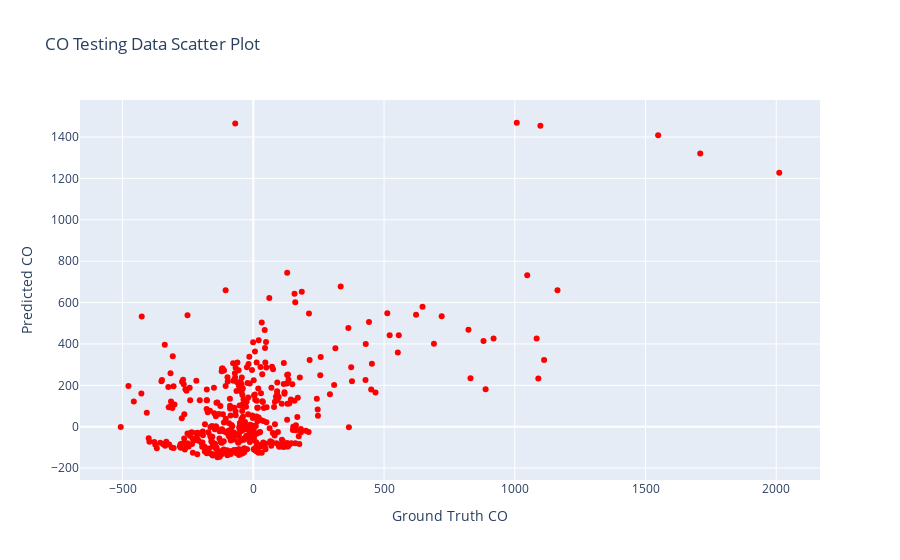

Write notebook code for a chart like this one.
### Code cell
#CO: Making predictions using testing data and plotting for testing data
y_pred_testCO = lr.predict(X_testCO)
y_pred_testCO = pd.DataFrame(y_pred_testCO, columns = ['Predicted CO'])
testing_pred_vs_gtCO = pd.concat([y_pred_testCO, y_testCO.reset_index()], axis = 1)
fig = px.scatter(testing_pred_vs_gtCO, x="Ground Truth CO", y="Predicted CO",color_discrete_sequence = ['red'], 
                 title = 'CO Testing Data Scatter Plot')
fig.show()

### Figure 1 — Plotly figure (JSON) as saved in the notebook; plotly's stock layout.template omitted (floating-point values rounded to 4 significant figures; data arrays with more than 128 entries replaced by an {"elided": "..."} marker saying what was removed)
{"data": [{"hovertemplate": "Ground Truth CO=%{x}<br>Predicted CO=%{y}<extra></extra>", "legendgroup": "", "marker": {"color": "red", "symbol": "circle"}, "mode": "markers", "name": "", "orientation": "v", "showlegend": false, "type": "scatter", "x": {"elided": "452 float values"}, "xaxis": "x", "y": {"elided": "452 float values"}, "yaxis": "y"}], "layout": {"legend": {"tracegroupgap": 0}, "title": {"text": "CO Testing Data Scatter Plot"}, "xaxis": {"anchor": "y", "domain": [0, 1], "title": {"text": "Ground Truth CO"}}, "yaxis": {"anchor": "x", "domain": [0, 1], "title": {"text": "Predicted CO"}}}}
